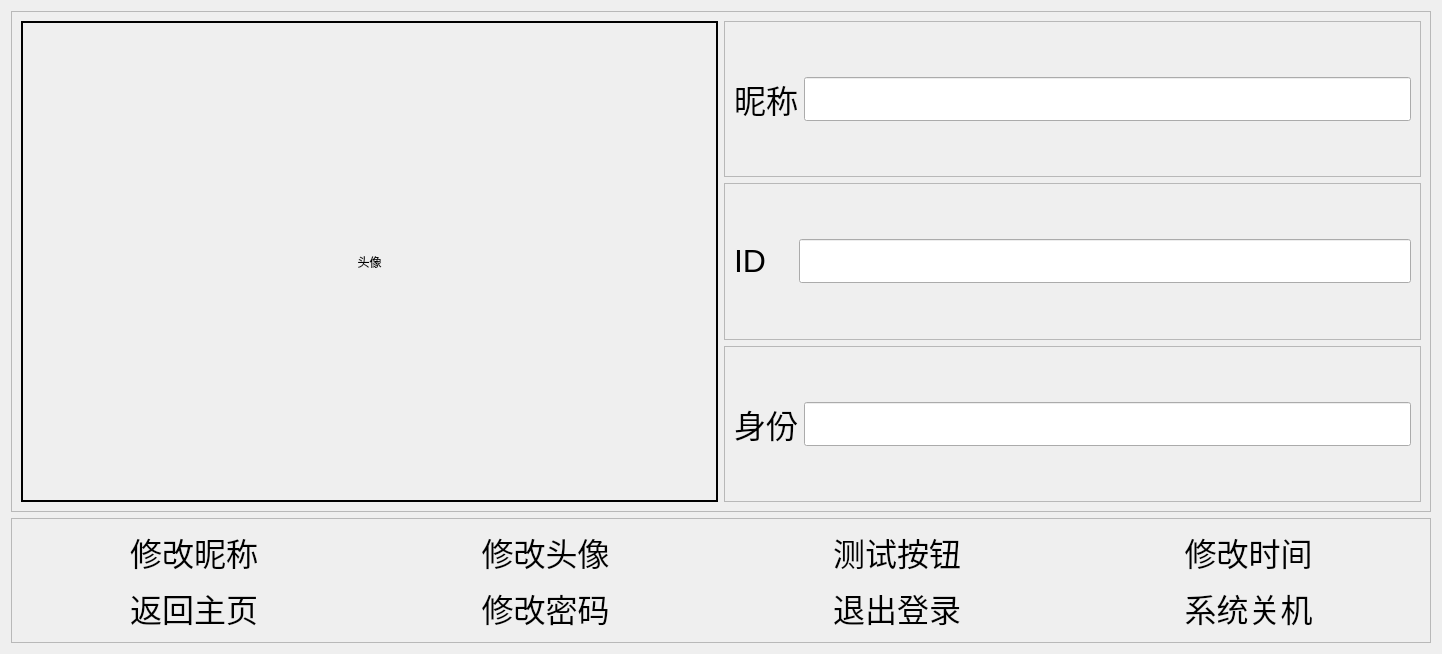
<?xml version="1.0" encoding="UTF-8"?>
<ui version="4.0">
 <class>zgnep_setting</class>
 <widget class="QWidget" name="zgnep_setting">
  <property name="geometry">
   <rect>
    <x>0</x>
    <y>0</y>
    <width>1442</width>
    <height>654</height>
   </rect>
  </property>
  <property name="windowTitle">
   <string>Form</string>
  </property>
  <layout class="QGridLayout" name="gridLayout_2" rowstretch="4,1">
   <item row="1" column="0">
    <widget class="QFrame" name="frame_2">
     <property name="frameShape">
      <enum>QFrame::StyledPanel</enum>
     </property>
     <property name="frameShadow">
      <enum>QFrame::Raised</enum>
     </property>
     <layout class="QGridLayout" name="gridLayout_4">
      <item row="0" column="0">
       <widget class="QPushButton" name="btn_amendName">
        <property name="font">
         <font>
          <pointsize>24</pointsize>
         </font>
        </property>
        <property name="styleSheet">
         <string notr="true">QPushButton {
    border: none;  /* Remove any border */
    padding: 0px;  /* No padding */
}

QPushButton::icon {
    /* Set the size of the icon */
    width: 100px;
    height: 100px;
}

QPushButton::text {
    /* Set the size of the text to fit the icon */
    font-size: 14px;  /* Adjust the font size as needed */
}</string>
        </property>
        <property name="text">
         <string>修改昵称</string>
        </property>
        <property name="icon">
         <iconset resource="settingSrc.qrc">
          <normaloff>:/icon/修改.png</normaloff>:/icon/修改.png</iconset>
        </property>
        <property name="iconSize">
         <size>
          <width>40</width>
          <height>40</height>
         </size>
        </property>
       </widget>
      </item>
      <item row="0" column="1">
       <widget class="QPushButton" name="btn_amendImage">
        <property name="font">
         <font>
          <pointsize>24</pointsize>
         </font>
        </property>
        <property name="styleSheet">
         <string notr="true">QPushButton {
    border: none;  /* Remove any border */
    padding: 0px;  /* No padding */
}

QPushButton::icon {
    /* Set the size of the icon */
    width: 100px;
    height: 100px;
}

QPushButton::text {
    /* Set the size of the text to fit the icon */
    font-size: 14px;  /* Adjust the font size as needed */
}</string>
        </property>
        <property name="text">
         <string>修改头像</string>
        </property>
        <property name="icon">
         <iconset resource="settingSrc.qrc">
          <normaloff>:/icon/修改.png</normaloff>:/icon/修改.png</iconset>
        </property>
        <property name="iconSize">
         <size>
          <width>40</width>
          <height>40</height>
         </size>
        </property>
       </widget>
      </item>
      <item row="0" column="2">
       <widget class="QPushButton" name="pushButton">
        <property name="font">
         <font>
          <pointsize>24</pointsize>
         </font>
        </property>
        <property name="styleSheet">
         <string notr="true">QPushButton {
    border: none;  /* Remove any border */
    padding: 0px;  /* No padding */
}

QPushButton::icon {
    /* Set the size of the icon */
    width: 100px;
    height: 100px;
}

QPushButton::text {
    /* Set the size of the text to fit the icon */
    font-size: 14px;  /* Adjust the font size as needed */
}</string>
        </property>
        <property name="text">
         <string>测试按钮</string>
        </property>
        <property name="icon">
         <iconset resource="settingSrc.qrc">
          <normaloff>:/icon/修改.png</normaloff>:/icon/修改.png</iconset>
        </property>
        <property name="iconSize">
         <size>
          <width>40</width>
          <height>40</height>
         </size>
        </property>
       </widget>
      </item>
      <item row="0" column="3">
       <widget class="QPushButton" name="pushButton_2">
        <property name="font">
         <font>
          <pointsize>24</pointsize>
         </font>
        </property>
        <property name="styleSheet">
         <string notr="true">QPushButton {
    border: none;  /* Remove any border */
    padding: 0px;  /* No padding */
}

QPushButton::icon {
    /* Set the size of the icon */
    width: 100px;
    height: 100px;
}

QPushButton::text {
    /* Set the size of the text to fit the icon */
    font-size: 14px;  /* Adjust the font size as needed */
}</string>
        </property>
        <property name="text">
         <string>修改时间</string>
        </property>
        <property name="icon">
         <iconset resource="settingSrc.qrc">
          <normaloff>:/icon/修改.png</normaloff>:/icon/修改.png</iconset>
        </property>
        <property name="iconSize">
         <size>
          <width>40</width>
          <height>40</height>
         </size>
        </property>
       </widget>
      </item>
      <item row="1" column="0">
       <widget class="QPushButton" name="btn_return">
        <property name="sizePolicy">
         <sizepolicy hsizetype="Preferred" vsizetype="Preferred">
          <horstretch>0</horstretch>
          <verstretch>0</verstretch>
         </sizepolicy>
        </property>
        <property name="font">
         <font>
          <pointsize>24</pointsize>
         </font>
        </property>
        <property name="toolTip">
         <string>返回</string>
        </property>
        <property name="layoutDirection">
         <enum>Qt::LeftToRight</enum>
        </property>
        <property name="styleSheet">
         <string notr="true">QPushButton {
    border: none;  /* Remove any border */
    padding: 0px;  /* No padding */
}

QPushButton::icon {
    /* Set the size of the icon */
    width: 100px;
    height: 100px;
}

QPushButton::text {
    /* Set the size of the text to fit the icon */
    font-size: 14px;  /* Adjust the font size as needed */
}</string>
        </property>
        <property name="text">
         <string>返回主页</string>
        </property>
        <property name="icon">
         <iconset resource="settingSrc.qrc">
          <normaloff>:/icon/返回.png</normaloff>:/icon/返回.png</iconset>
        </property>
        <property name="iconSize">
         <size>
          <width>40</width>
          <height>40</height>
         </size>
        </property>
       </widget>
      </item>
      <item row="1" column="1">
       <widget class="QPushButton" name="btn_amendPass">
        <property name="sizePolicy">
         <sizepolicy hsizetype="Preferred" vsizetype="Preferred">
          <horstretch>0</horstretch>
          <verstretch>0</verstretch>
         </sizepolicy>
        </property>
        <property name="font">
         <font>
          <pointsize>24</pointsize>
         </font>
        </property>
        <property name="toolTip">
         <string>修改密码</string>
        </property>
        <property name="styleSheet">
         <string notr="true">#btn_amendPass {
    border: none;  /* Remove any border */
    padding: 0px;  /* No padding */
}

#btn_amendPass::icon {
    /* Set the size of the icon */
    width: 60px;
    height: 60px;
}

#btn_amendPass::indicator {
    /* Set the size of the indicator (e.g. arrow) if applicable */
    width: 60px;
    height: 60px;
}

#btn_amendPass::text {
    /* Set the size of the text to fit the icon */
    font-size: 14px;  /* Adjust the font size as needed */
}</string>
        </property>
        <property name="text">
         <string>修改密码</string>
        </property>
        <property name="icon">
         <iconset resource="settingSrc.qrc">
          <normaloff>:/icon/修改密码.png</normaloff>:/icon/修改密码.png</iconset>
        </property>
        <property name="iconSize">
         <size>
          <width>40</width>
          <height>40</height>
         </size>
        </property>
       </widget>
      </item>
      <item row="1" column="2">
       <widget class="QPushButton" name="btn_exitLogin">
        <property name="sizePolicy">
         <sizepolicy hsizetype="Preferred" vsizetype="Preferred">
          <horstretch>0</horstretch>
          <verstretch>0</verstretch>
         </sizepolicy>
        </property>
        <property name="font">
         <font>
          <pointsize>24</pointsize>
         </font>
        </property>
        <property name="toolTip">
         <string>退出登陆</string>
        </property>
        <property name="styleSheet">
         <string notr="true">QPushButton {
    border: none;  /* Remove any border */
    padding: 0px;  /* No padding */
}

QPushButton::icon {
    /* Set the size of the icon */
    width: 100px;
    height: 100px;
}

QPushButton::text {
    /* Set the size of the text to fit the icon */
    font-size: 14px;  /* Adjust the font size as needed */
}</string>
        </property>
        <property name="text">
         <string>退出登录</string>
        </property>
        <property name="icon">
         <iconset resource="settingSrc.qrc">
          <normaloff>:/icon/退出登录.png</normaloff>:/icon/退出登录.png</iconset>
        </property>
        <property name="iconSize">
         <size>
          <width>40</width>
          <height>40</height>
         </size>
        </property>
       </widget>
      </item>
      <item row="1" column="3">
       <widget class="QPushButton" name="btn_shut">
        <property name="sizePolicy">
         <sizepolicy hsizetype="Preferred" vsizetype="Preferred">
          <horstretch>0</horstretch>
          <verstretch>0</verstretch>
         </sizepolicy>
        </property>
        <property name="font">
         <font>
          <pointsize>24</pointsize>
         </font>
        </property>
        <property name="toolTip">
         <string>关机</string>
        </property>
        <property name="styleSheet">
         <string notr="true">QPushButton {
    border: none;  /* Remove any border */
    padding: 0px;  /* No padding */
}

QPushButton::icon {
    /* Set the size of the icon */
    width: 100px;
    height: 100px;
}

QPushButton::text {
    /* Set the size of the text to fit the icon */
    font-size: 14px;  /* Adjust the font size as needed */
}</string>
        </property>
        <property name="text">
         <string>系统关机</string>
        </property>
        <property name="icon">
         <iconset resource="settingSrc.qrc">
          <normaloff>:/icon/关机.png</normaloff>:/icon/关机.png</iconset>
        </property>
        <property name="iconSize">
         <size>
          <width>40</width>
          <height>40</height>
         </size>
        </property>
       </widget>
      </item>
     </layout>
    </widget>
   </item>
   <item row="0" column="0">
    <widget class="QFrame" name="frame">
     <property name="frameShape">
      <enum>QFrame::StyledPanel</enum>
     </property>
     <property name="frameShadow">
      <enum>QFrame::Raised</enum>
     </property>
     <layout class="QGridLayout" name="gridLayout">
      <item row="1" column="2" colspan="2">
       <widget class="QFrame" name="frame_5">
        <property name="frameShape">
         <enum>QFrame::StyledPanel</enum>
        </property>
        <property name="frameShadow">
         <enum>QFrame::Raised</enum>
        </property>
        <layout class="QGridLayout" name="gridLayout_3">
         <item row="0" column="1">
          <widget class="QLineEdit" name="lineEditID">
           <property name="font">
            <font>
             <pointsize>24</pointsize>
            </font>
           </property>
          </widget>
         </item>
         <item row="0" column="0">
          <widget class="QLabel" name="label_4">
           <property name="font">
            <font>
             <pointsize>24</pointsize>
            </font>
           </property>
           <property name="text">
            <string>ID   </string>
           </property>
          </widget>
         </item>
        </layout>
       </widget>
      </item>
      <item row="2" column="2" colspan="2">
       <widget class="QFrame" name="frame_4">
        <property name="frameShape">
         <enum>QFrame::StyledPanel</enum>
        </property>
        <property name="frameShadow">
         <enum>QFrame::Raised</enum>
        </property>
        <layout class="QHBoxLayout" name="horizontalLayout_2">
         <item>
          <widget class="QLabel" name="label_3">
           <property name="font">
            <font>
             <pointsize>24</pointsize>
            </font>
           </property>
           <property name="text">
            <string>身份</string>
           </property>
          </widget>
         </item>
         <item>
          <widget class="QLineEdit" name="lineEditRole">
           <property name="font">
            <font>
             <pointsize>24</pointsize>
            </font>
           </property>
          </widget>
         </item>
        </layout>
       </widget>
      </item>
      <item row="0" column="2" colspan="2">
       <widget class="QFrame" name="frame_3">
        <property name="frameShape">
         <enum>QFrame::StyledPanel</enum>
        </property>
        <property name="frameShadow">
         <enum>QFrame::Raised</enum>
        </property>
        <layout class="QHBoxLayout" name="horizontalLayout">
         <item>
          <widget class="QLabel" name="label_2">
           <property name="font">
            <font>
             <pointsize>24</pointsize>
            </font>
           </property>
           <property name="text">
            <string>昵称</string>
           </property>
          </widget>
         </item>
         <item>
          <widget class="QLineEdit" name="lineEditName">
           <property name="font">
            <font>
             <pointsize>24</pointsize>
            </font>
           </property>
          </widget>
         </item>
        </layout>
       </widget>
      </item>
      <item row="0" column="0" rowspan="3" colspan="2">
       <widget class="QLabel" name="label_profile">
        <property name="styleSheet">
         <string notr="true">border: 2px solid black;</string>
        </property>
        <property name="text">
         <string>头像</string>
        </property>
        <property name="alignment">
         <set>Qt::AlignCenter</set>
        </property>
       </widget>
      </item>
     </layout>
    </widget>
   </item>
  </layout>
 </widget>
 <resources>
  <include location="settingSrc.qrc"/>
 </resources>
 <connections/>
</ui>
